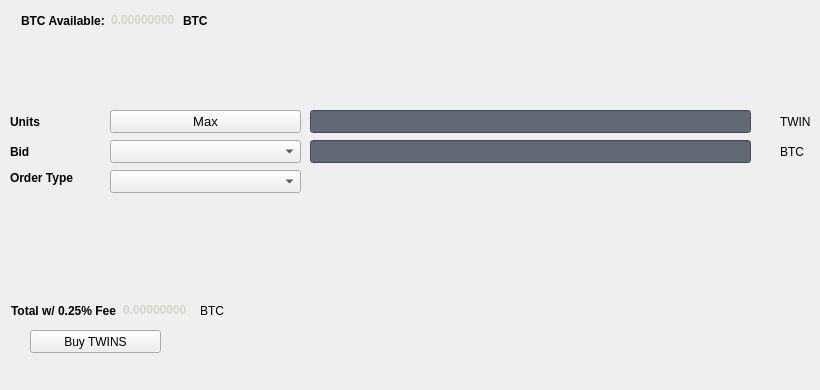
   <widget class="QWidget" name="BuyTab">
    <attribute name="title">
     <string>Buy</string>
    </attribute>
    <widget class="QPushButton" name="BuyTWINS">
     <property name="geometry">
      <rect>
       <x>30</x>
       <y>330</y>
       <width>131</width>
       <height>23</height>
      </rect>
     </property>
     <property name="text">
      <string>Buy TWINS</string>
     </property>
     <property name="icon">
      <iconset resource="../twins.qrc">
       <normaloff>:/icons/bitcoin</normaloff>:/icons/bitcoin</iconset>
     </property>
    </widget>
    <widget class="QLabel" name="label_3">
     <property name="geometry">
      <rect>
       <x>10</x>
       <y>110</y>
       <width>46</width>
       <height>23</height>
      </rect>
     </property>
     <property name="font">
      <font>
       <weight>75</weight>
       <bold>true</bold>
      </font>
     </property>
     <property name="text">
      <string>Units</string>
     </property>
    </widget>
    <widget class="QLineEdit" name="UnitsInput">
     <property name="geometry">
      <rect>
       <x>310</x>
       <y>110</y>
       <width>441</width>
       <height>23</height>
      </rect>
     </property>
     <property name="font">
      <font>
       <pointsize>9</pointsize>
       <weight>75</weight>
       <bold>true</bold>
      </font>
     </property>
     <property name="styleSheet">
      <string notr="true">background-color:rgb(98, 104, 118);
color:rgb(211, 215, 207);</string>
     </property>
    </widget>
    <widget class="QLineEdit" name="BuyBidPriceEdit">
     <property name="geometry">
      <rect>
       <x>310</x>
       <y>140</y>
       <width>441</width>
       <height>23</height>
      </rect>
     </property>
     <property name="font">
      <font>
       <pointsize>9</pointsize>
       <weight>75</weight>
       <bold>true</bold>
      </font>
     </property>
     <property name="styleSheet">
      <string notr="true">background-color:rgb(98, 104, 118);
color:rgb(211, 215, 207);</string>
     </property>
    </widget>
    <widget class="QLabel" name="label_4">
     <property name="geometry">
      <rect>
       <x>780</x>
       <y>110</y>
       <width>31</width>
       <height>23</height>
      </rect>
     </property>
     <property name="text">
      <string>TWINS</string>
     </property>
    </widget>
    <widget class="QLabel" name="label_5">
     <property name="geometry">
      <rect>
       <x>780</x>
       <y>140</y>
       <width>31</width>
       <height>23</height>
      </rect>
     </property>
     <property name="text">
      <string>BTC</string>
     </property>
    </widget>
    <widget class="QLabel" name="label_6">
     <property name="geometry">
      <rect>
       <x>10</x>
       <y>140</y>
       <width>46</width>
       <height>23</height>
      </rect>
     </property>
     <property name="font">
      <font>
       <weight>75</weight>
       <bold>true</bold>
      </font>
     </property>
     <property name="text">
      <string>Bid</string>
     </property>
    </widget>
    <widget class="QLabel" name="label_7">
     <property name="geometry">
      <rect>
       <x>10</x>
       <y>170</y>
       <width>91</width>
       <height>16</height>
      </rect>
     </property>
     <property name="font">
      <font>
       <weight>75</weight>
       <bold>true</bold>
      </font>
     </property>
     <property name="text">
      <string>Order Type</string>
     </property>
    </widget>
    <widget class="QPushButton" name="Buy_Max_Amount">
     <property name="geometry">
      <rect>
       <x>110</x>
       <y>110</y>
       <width>191</width>
       <height>23</height>
      </rect>
     </property>
     <property name="font">
      <font>
       <pointsize>10</pointsize>
      </font>
     </property>
     <property name="text">
      <string>Max</string>
     </property>
    </widget>
    <widget class="QComboBox" name="BuyBidcomboBox">
     <property name="geometry">
      <rect>
       <x>110</x>
       <y>140</y>
       <width>191</width>
       <height>23</height>
      </rect>
     </property>
     <property name="font">
      <font>
       <pointsize>10</pointsize>
      </font>
     </property>
    </widget>
    <widget class="QComboBox" name="buyOrdertypeCombo">
     <property name="geometry">
      <rect>
       <x>110</x>
       <y>170</y>
       <width>191</width>
       <height>23</height>
      </rect>
     </property>
     <property name="font">
      <font>
       <pointsize>10</pointsize>
      </font>
     </property>
    </widget>
    <widget class="QWidget" name="layoutWidget1">
     <property name="geometry">
      <rect>
       <x>21</x>
       <y>11</y>
       <width>227</width>
       <height>19</height>
      </rect>
     </property>
     <layout class="QHBoxLayout" name="horizontalLayout_3">
      <item>
       <widget class="QLabel" name="label232">
        <property name="font">
         <font>
          <weight>75</weight>
          <bold>true</bold>
         </font>
        </property>
        <property name="text">
         <string>BTC Available:</string>
        </property>
       </widget>
      </item>
      <item>
       <widget class="QLabel" name="BtcAvailableLbl">
        <property name="palette">
         <palette>
          <active>
           <colorrole role="WindowText">
            <brush brushstyle="SolidPattern">
             <color alpha="255">
              <red>211</red>
              <green>215</green>
              <blue>207</blue>
             </color>
            </brush>
           </colorrole>
           <colorrole role="Button">
            <brush brushstyle="SolidPattern">
             <color alpha="255">
              <red>70</red>
              <green>81</green>
              <blue>86</blue>
             </color>
            </brush>
           </colorrole>
           <colorrole role="Light">
            <brush brushstyle="SolidPattern">
             <color alpha="255">
              <red>0</red>
              <green>255</green>
              <blue>0</blue>
             </color>
            </brush>
           </colorrole>
           <colorrole role="Midlight">
            <brush brushstyle="SolidPattern">
             <color alpha="255">
              <red>0</red>
              <green>212</green>
              <blue>0</blue>
             </color>
            </brush>
           </colorrole>
           <colorrole role="Dark">
            <brush brushstyle="SolidPattern">
             <color alpha="255">
              <red>0</red>
              <green>85</green>
              <blue>0</blue>
             </color>
            </brush>
           </colorrole>
           <colorrole role="Mid">
            <brush brushstyle="SolidPattern">
             <color alpha="255">
              <red>0</red>
              <green>113</green>
              <blue>0</blue>
             </color>
            </brush>
           </colorrole>
           <colorrole role="Text">
            <brush brushstyle="SolidPattern">
             <color alpha="255">
              <red>211</red>
              <green>215</green>
              <blue>207</blue>
             </color>
            </brush>
           </colorrole>
           <colorrole role="BrightText">
            <brush brushstyle="SolidPattern">
             <color alpha="255">
              <red>255</red>
              <green>255</green>
              <blue>255</blue>
             </color>
            </brush>
           </colorrole>
           <colorrole role="ButtonText">
            <brush brushstyle="SolidPattern">
             <color alpha="255">
              <red>211</red>
              <green>215</green>
              <blue>207</blue>
             </color>
            </brush>
           </colorrole>
           <colorrole role="Base">
            <brush brushstyle="SolidPattern">
             <color alpha="255">
              <red>70</red>
              <green>81</green>
              <blue>86</blue>
             </color>
            </brush>
           </colorrole>
           <colorrole role="Window">
            <brush brushstyle="SolidPattern">
             <color alpha="255">
              <red>70</red>
              <green>81</green>
              <blue>86</blue>
             </color>
            </brush>
           </colorrole>
           <colorrole role="Shadow">
            <brush brushstyle="SolidPattern">
             <color alpha="255">
              <red>0</red>
              <green>0</green>
              <blue>0</blue>
             </color>
            </brush>
           </colorrole>
           <colorrole role="AlternateBase">
            <brush brushstyle="SolidPattern">
             <color alpha="255">
              <red>127</red>
              <green>212</green>
              <blue>127</blue>
             </color>
            </brush>
           </colorrole>
           <colorrole role="ToolTipBase">
            <brush brushstyle="SolidPattern">
             <color alpha="255">
              <red>255</red>
              <green>255</green>
              <blue>220</blue>
             </color>
            </brush>
           </colorrole>
           <colorrole role="ToolTipText">
            <brush brushstyle="SolidPattern">
             <color alpha="255">
              <red>0</red>
              <green>0</green>
              <blue>0</blue>
             </color>
            </brush>
           </colorrole>
          </active>
          <inactive>
           <colorrole role="WindowText">
            <brush brushstyle="SolidPattern">
             <color alpha="255">
              <red>211</red>
              <green>215</green>
              <blue>207</blue>
             </color>
            </brush>
           </colorrole>
           <colorrole role="Button">
            <brush brushstyle="SolidPattern">
             <color alpha="255">
              <red>70</red>
              <green>81</green>
              <blue>86</blue>
             </color>
            </brush>
           </colorrole>
           <colorrole role="Light">
            <brush brushstyle="SolidPattern">
             <color alpha="255">
              <red>0</red>
              <green>255</green>
              <blue>0</blue>
             </color>
            </brush>
           </colorrole>
           <colorrole role="Midlight">
            <brush brushstyle="SolidPattern">
             <color alpha="255">
              <red>0</red>
              <green>212</green>
              <blue>0</blue>
             </color>
            </brush>
           </colorrole>
           <colorrole role="Dark">
            <brush brushstyle="SolidPattern">
             <color alpha="255">
              <red>0</red>
              <green>85</green>
              <blue>0</blue>
             </color>
            </brush>
           </colorrole>
           <colorrole role="Mid">
            <brush brushstyle="SolidPattern">
             <color alpha="255">
              <red>0</red>
              <green>113</green>
              <blue>0</blue>
             </color>
            </brush>
           </colorrole>
           <colorrole role="Text">
            <brush brushstyle="SolidPattern">
             <color alpha="255">
              <red>211</red>
              <green>215</green>
              <blue>207</blue>
             </color>
            </brush>
           </colorrole>
           <colorrole role="BrightText">
            <brush brushstyle="SolidPattern">
             <color alpha="255">
              <red>255</red>
              <green>255</green>
              <blue>255</blue>
             </color>
            </brush>
           </colorrole>
           <colorrole role="ButtonText">
            <brush brushstyle="SolidPattern">
             <color alpha="255">
              <red>211</red>
              <green>215</green>
              <blue>207</blue>
             </color>
            </brush>
           </colorrole>
           <colorrole role="Base">
            <brush brushstyle="SolidPattern">
             <color alpha="255">
              <red>70</red>
              <green>81</green>
              <blue>86</blue>
             </color>
            </brush>
           </colorrole>
           <colorrole role="Window">
            <brush brushstyle="SolidPattern">
             <color alpha="255">
              <red>70</red>
              <green>81</green>
              <blue>86</blue>
             </color>
            </brush>
           </colorrole>
           <colorrole role="Shadow">
            <brush brushstyle="SolidPattern">
             <color alpha="255">
              <red>0</red>
              <green>0</green>
              <blue>0</blue>
             </color>
            </brush>
           </colorrole>
           <colorrole role="AlternateBase">
            <brush brushstyle="SolidPattern">
             <color alpha="255">
              <red>127</red>
              <green>212</green>
              <blue>127</blue>
             </color>
            </brush>
           </colorrole>
           <colorrole role="ToolTipBase">
            <brush brushstyle="SolidPattern">
             <color alpha="255">
              <red>255</red>
              <green>255</green>
              <blue>220</blue>
             </color>
            </brush>
           </colorrole>
           <colorrole role="ToolTipText">
            <brush brushstyle="SolidPattern">
             <color alpha="255">
              <red>0</red>
              <green>0</green>
              <blue>0</blue>
             </color>
            </brush>
           </colorrole>
          </inactive>
          <disabled>
           <colorrole role="WindowText">
            <brush brushstyle="SolidPattern">
             <color alpha="255">
              <red>211</red>
              <green>215</green>
              <blue>207</blue>
             </color>
            </brush>
           </colorrole>
           <colorrole role="Button">
            <brush brushstyle="SolidPattern">
             <color alpha="255">
              <red>70</red>
              <green>81</green>
              <blue>86</blue>
             </color>
            </brush>
           </colorrole>
           <colorrole role="Light">
            <brush brushstyle="SolidPattern">
             <color alpha="255">
              <red>0</red>
              <green>255</green>
              <blue>0</blue>
             </color>
            </brush>
           </colorrole>
           <colorrole role="Midlight">
            <brush brushstyle="SolidPattern">
             <color alpha="255">
              <red>0</red>
              <green>212</green>
              <blue>0</blue>
             </color>
            </brush>
           </colorrole>
           <colorrole role="Dark">
            <brush brushstyle="SolidPattern">
             <color alpha="255">
              <red>0</red>
              <green>85</green>
              <blue>0</blue>
             </color>
            </brush>
           </colorrole>
           <colorrole role="Mid">
            <brush brushstyle="SolidPattern">
             <color alpha="255">
              <red>0</red>
              <green>113</green>
              <blue>0</blue>
             </color>
            </brush>
           </colorrole>
           <colorrole role="Text">
            <brush brushstyle="SolidPattern">
             <color alpha="255">
              <red>211</red>
              <green>215</green>
              <blue>207</blue>
             </color>
            </brush>
           </colorrole>
           <colorrole role="BrightText">
            <brush brushstyle="SolidPattern">
             <color alpha="255">
              <red>255</red>
              <green>255</green>
              <blue>255</blue>
             </color>
            </brush>
           </colorrole>
           <colorrole role="ButtonText">
            <brush brushstyle="SolidPattern">
             <color alpha="255">
              <red>211</red>
              <green>215</green>
              <blue>207</blue>
             </color>
            </brush>
           </colorrole>
           <colorrole role="Base">
            <brush brushstyle="SolidPattern">
             <color alpha="255">
              <red>70</red>
              <green>81</green>
              <blue>86</blue>
             </color>
            </brush>
           </colorrole>
           <colorrole role="Window">
            <brush brushstyle="SolidPattern">
             <color alpha="255">
              <red>70</red>
              <green>81</green>
              <blue>86</blue>
             </color>
            </brush>
           </colorrole>
           <colorrole role="Shadow">
            <brush brushstyle="SolidPattern">
             <color alpha="255">
              <red>0</red>
              <green>0</green>
              <blue>0</blue>
             </color>
            </brush>
           </colorrole>
           <colorrole role="AlternateBase">
            <brush brushstyle="SolidPattern">
             <color alpha="255">
              <red>0</red>
              <green>170</green>
              <blue>0</blue>
             </color>
            </brush>
           </colorrole>
           <colorrole role="ToolTipBase">
            <brush brushstyle="SolidPattern">
             <color alpha="255">
              <red>255</red>
              <green>255</green>
              <blue>220</blue>
             </color>
            </brush>
           </colorrole>
           <colorrole role="ToolTipText">
            <brush brushstyle="SolidPattern">
             <color alpha="255">
              <red>0</red>
              <green>0</green>
              <blue>0</blue>
             </color>
            </brush>
           </colorrole>
          </disabled>
         </palette>
        </property>
        <property name="font">
         <font>
          <weight>75</weight>
          <bold>true</bold>
         </font>
        </property>
        <property name="text">
         <string>0.00000000</string>
        </property>
        <property name="textInteractionFlags">
         <set>Qt::LinksAccessibleByMouse|Qt::TextSelectableByKeyboard|Qt::TextSelectableByMouse</set>
        </property>
       </widget>
      </item>
      <item>
       <widget class="QLabel" name="BtcAvailableLbl_2">
        <property name="font">
         <font>
          <weight>75</weight>
          <bold>true</bold>
         </font>
        </property>
        <property name="text">
         <string>BTC</string>
        </property>
       </widget>
      </item>
     </layout>
    </widget>
    <widget class="QWidget" name="layoutWidge2">
     <property name="geometry">
      <rect>
       <x>11</x>
       <y>301</y>
       <width>259</width>
       <height>19</height>
      </rect>
     </property>
     <layout class="QHBoxLayout" name="horizontalLayout_4">
      <item>
       <widget class="QLabel" name="label_9">
        <property name="font">
         <font>
          <weight>75</weight>
          <bold>true</bold>
         </font>
        </property>
        <property name="text">
         <string>Total w/ 0.25% Fee</string>
        </property>
       </widget>
      </item>
      <item>
       <widget class="QLabel" name="BuyCostLabel">
        <property name="palette">
         <palette>
          <active>
           <colorrole role="WindowText">
            <brush brushstyle="SolidPattern">
             <color alpha="255">
              <red>211</red>
              <green>215</green>
              <blue>207</blue>
             </color>
            </brush>
           </colorrole>
           <colorrole role="Button">
            <brush brushstyle="SolidPattern">
             <color alpha="255">
              <red>70</red>
              <green>81</green>
              <blue>86</blue>
             </color>
            </brush>
           </colorrole>
           <colorrole role="Light">
            <brush brushstyle="SolidPattern">
             <color alpha="255">
              <red>0</red>
              <green>255</green>
              <blue>0</blue>
             </color>
            </brush>
           </colorrole>
           <colorrole role="Midlight">
            <brush brushstyle="SolidPattern">
             <color alpha="255">
              <red>0</red>
              <green>212</green>
              <blue>0</blue>
             </color>
            </brush>
           </colorrole>
           <colorrole role="Dark">
            <brush brushstyle="SolidPattern">
             <color alpha="255">
              <red>0</red>
              <green>85</green>
              <blue>0</blue>
             </color>
            </brush>
           </colorrole>
           <colorrole role="Mid">
            <brush brushstyle="SolidPattern">
             <color alpha="255">
              <red>0</red>
              <green>113</green>
              <blue>0</blue>
             </color>
            </brush>
           </colorrole>
           <colorrole role="Text">
            <brush brushstyle="SolidPattern">
             <color alpha="255">
              <red>211</red>
              <green>215</green>
              <blue>207</blue>
             </color>
            </brush>
           </colorrole>
           <colorrole role="BrightText">
            <brush brushstyle="SolidPattern">
             <color alpha="255">
              <red>255</red>
              <green>255</green>
              <blue>255</blue>
             </color>
            </brush>
           </colorrole>
           <colorrole role="ButtonText">
            <brush brushstyle="SolidPattern">
             <color alpha="255">
              <red>211</red>
              <green>215</green>
              <blue>207</blue>
             </color>
            </brush>
           </colorrole>
           <colorrole role="Base">
            <brush brushstyle="SolidPattern">
             <color alpha="255">
              <red>70</red>
              <green>81</green>
              <blue>86</blue>
             </color>
            </brush>
           </colorrole>
           <colorrole role="Window">
            <brush brushstyle="SolidPattern">
             <color alpha="255">
              <red>70</red>
              <green>81</green>
              <blue>86</blue>
             </color>
            </brush>
           </colorrole>
           <colorrole role="Shadow">
            <brush brushstyle="SolidPattern">
             <color alpha="255">
              <red>0</red>
              <green>0</green>
              <blue>0</blue>
             </color>
            </brush>
           </colorrole>
           <colorrole role="AlternateBase">
            <brush brushstyle="SolidPattern">
             <color alpha="255">
              <red>127</red>
              <green>212</green>
              <blue>127</blue>
             </color>
            </brush>
           </colorrole>
           <colorrole role="ToolTipBase">
            <brush brushstyle="SolidPattern">
             <color alpha="255">
              <red>255</red>
              <green>255</green>
              <blue>220</blue>
             </color>
            </brush>
           </colorrole>
           <colorrole role="ToolTipText">
            <brush brushstyle="SolidPattern">
             <color alpha="255">
              <red>0</red>
              <green>0</green>
              <blue>0</blue>
             </color>
            </brush>
           </colorrole>
          </active>
          <inactive>
           <colorrole role="WindowText">
            <brush brushstyle="SolidPattern">
             <color alpha="255">
              <red>211</red>
              <green>215</green>
              <blue>207</blue>
             </color>
            </brush>
           </colorrole>
           <colorrole role="Button">
            <brush brushstyle="SolidPattern">
             <color alpha="255">
              <red>70</red>
              <green>81</green>
              <blue>86</blue>
             </color>
            </brush>
           </colorrole>
           <colorrole role="Light">
            <brush brushstyle="SolidPattern">
             <color alpha="255">
              <red>0</red>
              <green>255</green>
              <blue>0</blue>
             </color>
            </brush>
           </colorrole>
           <colorrole role="Midlight">
            <brush brushstyle="SolidPattern">
             <color alpha="255">
              <red>0</red>
              <green>212</green>
              <blue>0</blue>
             </color>
            </brush>
           </colorrole>
           <colorrole role="Dark">
            <brush brushstyle="SolidPattern">
             <color alpha="255">
              <red>0</red>
              <green>85</green>
              <blue>0</blue>
             </color>
            </brush>
           </colorrole>
           <colorrole role="Mid">
            <brush brushstyle="SolidPattern">
             <color alpha="255">
              <red>0</red>
              <green>113</green>
              <blue>0</blue>
             </color>
            </brush>
           </colorrole>
           <colorrole role="Text">
            <brush brushstyle="SolidPattern">
             <color alpha="255">
              <red>211</red>
              <green>215</green>
              <blue>207</blue>
             </color>
            </brush>
           </colorrole>
           <colorrole role="BrightText">
            <brush brushstyle="SolidPattern">
             <color alpha="255">
              <red>255</red>
              <green>255</green>
              <blue>255</blue>
             </color>
            </brush>
           </colorrole>
           <colorrole role="ButtonText">
            <brush brushstyle="SolidPattern">
             <color alpha="255">
              <red>211</red>
              <green>215</green>
              <blue>207</blue>
             </color>
            </brush>
           </colorrole>
           <colorrole role="Base">
            <brush brushstyle="SolidPattern">
             <color alpha="255">
              <red>70</red>
              <green>81</green>
              <blue>86</blue>
             </color>
            </brush>
           </colorrole>
           <colorrole role="Window">
            <brush brushstyle="SolidPattern">
             <color alpha="255">
              <red>70</red>
              <green>81</green>
              <blue>86</blue>
             </color>
            </brush>
           </colorrole>
           <colorrole role="Shadow">
            <brush brushstyle="SolidPattern">
             <color alpha="255">
              <red>0</red>
              <green>0</green>
              <blue>0</blue>
             </color>
            </brush>
           </colorrole>
           <colorrole role="AlternateBase">
            <brush brushstyle="SolidPattern">
             <color alpha="255">
              <red>127</red>
              <green>212</green>
              <blue>127</blue>
             </color>
            </brush>
           </colorrole>
           <colorrole role="ToolTipBase">
            <brush brushstyle="SolidPattern">
             <color alpha="255">
              <red>255</red>
              <green>255</green>
              <blue>220</blue>
             </color>
            </brush>
           </colorrole>
           <colorrole role="ToolTipText">
            <brush brushstyle="SolidPattern">
             <color alpha="255">
              <red>0</red>
              <green>0</green>
              <blue>0</blue>
             </color>
            </brush>
           </colorrole>
          </inactive>
          <disabled>
           <colorrole role="WindowText">
            <brush brushstyle="SolidPattern">
             <color alpha="255">
              <red>211</red>
              <green>215</green>
              <blue>207</blue>
             </color>
            </brush>
           </colorrole>
           <colorrole role="Button">
            <brush brushstyle="SolidPattern">
             <color alpha="255">
              <red>70</red>
              <green>81</green>
              <blue>86</blue>
             </color>
            </brush>
           </colorrole>
           <colorrole role="Light">
            <brush brushstyle="SolidPattern">
             <color alpha="255">
              <red>0</red>
              <green>255</green>
              <blue>0</blue>
             </color>
            </brush>
           </colorrole>
           <colorrole role="Midlight">
            <brush brushstyle="SolidPattern">
             <color alpha="255">
              <red>0</red>
              <green>212</green>
              <blue>0</blue>
             </color>
            </brush>
           </colorrole>
           <colorrole role="Dark">
            <brush brushstyle="SolidPattern">
             <color alpha="255">
              <red>0</red>
              <green>85</green>
              <blue>0</blue>
             </color>
            </brush>
           </colorrole>
           <colorrole role="Mid">
            <brush brushstyle="SolidPattern">
             <color alpha="255">
              <red>0</red>
              <green>113</green>
              <blue>0</blue>
             </color>
            </brush>
           </colorrole>
           <colorrole role="Text">
            <brush brushstyle="SolidPattern">
             <color alpha="255">
              <red>211</red>
              <green>215</green>
              <blue>207</blue>
             </color>
            </brush>
           </colorrole>
           <colorrole role="BrightText">
            <brush brushstyle="SolidPattern">
             <color alpha="255">
              <red>255</red>
              <green>255</green>
              <blue>255</blue>
             </color>
            </brush>
           </colorrole>
           <colorrole role="ButtonText">
            <brush brushstyle="SolidPattern">
             <color alpha="255">
              <red>211</red>
              <green>215</green>
              <blue>207</blue>
             </color>
            </brush>
           </colorrole>
           <colorrole role="Base">
            <brush brushstyle="SolidPattern">
             <color alpha="255">
              <red>70</red>
              <green>81</green>
              <blue>86</blue>
             </color>
            </brush>
           </colorrole>
           <colorrole role="Window">
            <brush brushstyle="SolidPattern">
             <color alpha="255">
              <red>70</red>
              <green>81</green>
              <blue>86</blue>
             </color>
            </brush>
           </colorrole>
           <colorrole role="Shadow">
            <brush brushstyle="SolidPattern">
             <color alpha="255">
              <red>0</red>
              <green>0</green>
              <blue>0</blue>
             </color>
            </brush>
           </colorrole>
           <colorrole role="AlternateBase">
            <brush brushstyle="SolidPattern">
             <color alpha="255">
              <red>0</red>
              <green>170</green>
              <blue>0</blue>
             </color>
            </brush>
           </colorrole>
           <colorrole role="ToolTipBase">
            <brush brushstyle="SolidPattern">
             <color alpha="255">
              <red>255</red>
              <green>255</green>
              <blue>220</blue>
             </color>
            </brush>
           </colorrole>
           <colorrole role="ToolTipText">
            <brush brushstyle="SolidPattern">
             <color alpha="255">
              <red>0</red>
              <green>0</green>
              <blue>0</blue>
             </color>
            </brush>
           </colorrole>
          </disabled>
         </palette>
        </property>
        <property name="font">
         <font>
          <weight>75</weight>
          <bold>true</bold>
         </font>
        </property>
        <property name="autoFillBackground">
         <bool>false</bool>
        </property>
        <property name="text">
         <string>0.00000000</string>
        </property>
        <property name="textInteractionFlags">
         <set>Qt::LinksAccessibleByMouse|Qt::TextSelectableByMouse</set>
        </property>
       </widget>
      </item>
      <item>
       <widget class="QLabel" name="label_10">
        <property name="font">
         <font>
          <weight>50</weight>
          <bold>false</bold>
         </font>
        </property>
        <property name="text">
         <string>BTC</string>
        </property>
       </widget>
      </item>
     </layout>
    </widget>
    <widget class="QLabel" name="label_24">
     <property name="geometry">
      <rect>
       <x>460</x>
       <y>300</y>
       <width>281</width>
       <height>81</height>
      </rect>
     </property>
     <property name="text">
      <string/>
     </property>
     <property name="pixmap">
      <pixmap>:/images/bittrex</pixmap>
     </property>
    </widget>
   </widget>
